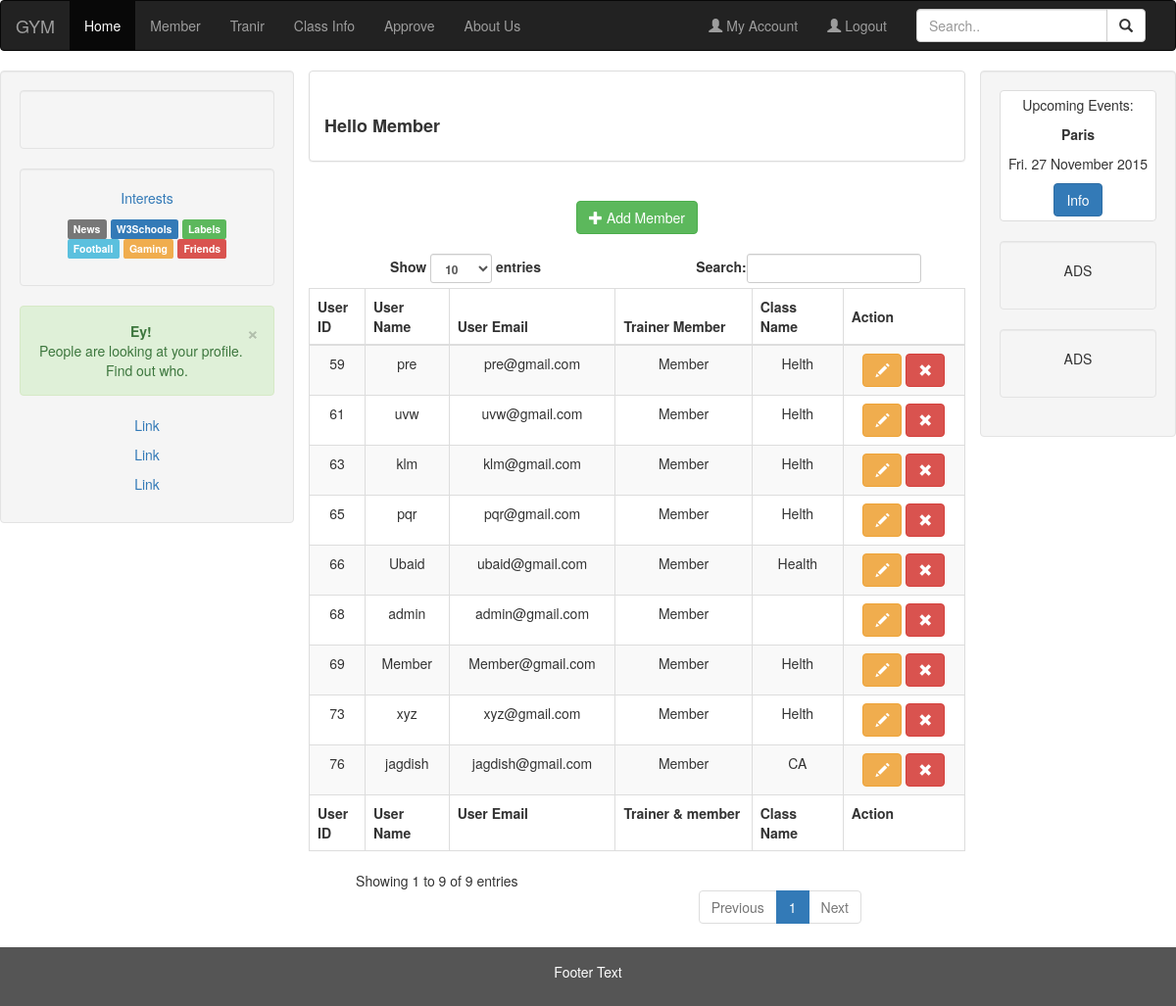
Page /index.php/admin/member on the committed database.
### tables this page shows
CREATE TABLE `user` (
  `user_id` int(11) NOT NULL,
  `user_name` varchar(50) NOT NULL,
  `user_email` varchar(50) NOT NULL,
  `user_password` varchar(50) NOT NULL,
  `user_age` int(11) NOT NULL,
  `height` varchar(5) NOT NULL,
  `weight` varchar(5) NOT NULL,
  `date` datetime NOT NULL,
  `DOB` date NOT NULL,
  `user_mobile` varchar(11) NOT NULL,
  `trainer_member` varchar(10) DEFAULT NULL,
  `isDeleted` tinyint(4) NOT NULL,
  `roleId` tinyint(4) NOT NULL,
  `class_name` varchar(20) NOT NULL
);

### application/controllers/Admin.php (called while the page is built, shortened)
<?php
class Admin extends CI_Controller {
	public function __construct(){
        $this->load->helper('url');
        $this->load->model('user_model');
        $this->load->library('session');
}
    public function member(){
       $this->load->view('admin/menu');
       $this->load->model('book_model');
       $data['books']=$this->book_model->get_all_member();
       $this->load->view('admin/member',$data);
    }
}
?>

### index.php (called while the page is built, shortened)
<?php
require_once BASEPATH.'core/CodeIgniter.php';

### application/models/Book_model.php (called while the page is built, shortened)
<?php
class Book_model extends CI_Model
{
	public function get_all_member()
		{
		$this->db->from('user');
		$this->db->where('trainer_member', 'Member');
		$query=$this->db->get();
		return $query->result();
		}
}

### application/views/admin/member.php (the view, shortened to what this page needs)
<div class="container text-center" style="width: auto;">
  <div class="row">
    <div class="col-sm-3 well">
      <div class="well">
      </div>
      <div class="well">
        <p><a href="#">Interests</a></p>
        <p>
          <span class="label label-default">News</span>
          <span class="label label-primary">W3Schools</span>
          <span class="label label-success">Labels</span>
          <span class="label label-info">Football</span>
          <span class="label label-warning">Gaming</span>
          <span class="label label-danger">Friends</span>
        </p>
      </div>
      <div class="alert alert-success fade in">
        <a href="#" class="close" data-dismiss="alert" aria-label="close">×</a>
        <p><strong>Ey!</strong></p>
        People are looking at your profile. Find out who.
      </div>
      <p><a href="#">Link</a></p>
      <p><a href="#">Link</a></p>
      <p><a href="#">Link</a></p>
    </div>
    <div class="col-sm-7">
      <div class="row">
        <div class="col-sm-12">
          <div class="panel panel-default text-left">
            <div class="panel-body">
              <p contenteditable="true"><b><h4>Hello Member</h4></b>
            </div>
          </div>
        </div>
      </div>
<div>
       <br/>
    <button class="btn btn-success" onclick="add_book()"><i class="glyphicon glyphicon-plus"></i> Add Member</button>
    <br/>
    <br/>
    <table id="table_id" class="table table-striped table-bordered" cellspacing="0" width="100%">
      <thead>
        <tr>
          <th>User ID</th>
          <th>User Name</th>
          <th>User Email</th>
          <th>Trainer Member</th>
          <th>Class Name</th>
          <th style="width:125px;">Action</p></th>
        </tr>
      </thead>
      <tbody>
        <?php foreach($books as $book){?>
             <tr>
                 <td><?php echo $book->user_id;?></td>
                 <td><?php echo $book->user_name;?></td>
                 <td><?php echo $book->user_email;?></td>
                <td><?php echo $book->trainer_member;?></td>
                <td><?php echo $book->class_name;?></td>
                <td>
                  <button class="btn btn-warning" onclick="edit_book(<?php echo $book->user_id;?>)"><i class="glyphicon glyphicon-pencil"></i></button>
                  <button class="btn btn-danger" onclick="delete_book(<?php echo $book->user_id;?>)"><i class="glyphicon glyphicon-remove"></i></button>
                </td>
              </tr>
             <?php }?>
      </tbody>
      <tfoot>
        <tr>
          <th>User ID</th>
          <th>User Name</th>
          <th>User Email</th>
          <th>Trainer & member</th>
          <th>Class Name</th>
          <th>Action</th>
        </tr>
      </tfoot>
    </table>
  </div>
    </div>
    <div class="col-sm-2 well">
      <div class="thumbnail">
        <p>Upcoming Events:</p>
        <p><strong>Paris</strong></p>
        <p>Fri. 27 November 2015</p>
        <button class="btn btn-primary">Info</button>
      </div>
      <div class="well">
        <p>ADS</p>
      </div>
      <div class="well">
        <p>ADS</p>
      </div>
    </div>
  </div>
</div>
<footer class="container-fluid text-center">
  <p>Footer Text</p>
</footer>
</body>
</html>
  </body>
</html>

### application/views/admin/menu.php (shortened to what this page needs)
<!DOCTYPE html>
<html lang="en">
<head>
  <link rel="stylesheet" href="https://maxcdn.bootstrapcdn.com/bootstrap/3.3.7/css/bootstrap.min.css">
</head>
<body>
<nav class="navbar navbar-inverse">
  <div class="container-fluid">
    <div class="navbar-header">
      <a class="navbar-brand" href="<?=base_url('admin/dashbord');?>">GYM</a>
    </div>
    <div class="collapse navbar-collapse" id="myNavbar">
      <ul class="nav navbar-nav">
        <li class="active"><a href="<?=base_url('admin/dashbord');?>">Home</a></li>
        <li><a href="<?=base_url('admin/member');?>">Member</a></li>
        <li><a href="<?=base_url('admin/tranir');?>">Tranir</a></li>
        <li><a href="<?=base_url('admin/classinfo');?>">Class Info</a></li>
        <li><a href="<?=base_url('admin/Approve');?>">Approve</a></li>
        <li><a href="<?=base_url('admin/about');?>">About Us</a></li>
      </ul>
      <form class="navbar-form navbar-right" role="search">
        <div class="form-group input-group">
          <input type="text" class="form-control" placeholder="Search..">
          <span class="input-group-btn">
            <button class="btn btn-default" type="button">
              <span class="glyphicon glyphicon-search"></span>
            </button>
          </span>
        </div>
      </form>
      <ul class="nav navbar-nav navbar-right">
        <li><a href="#"><span class="glyphicon glyphicon-user"></span> My Account</a></li>
        <li><a href="<?php echo base_url('admin');?>" ><span class="glyphicon glyphicon-user"></span> Logout</a></li>
      </ul>
    </div>
  </div>
</nav>

### application/views/admin/menu.php (style rules this page uses)
footer { background-color: #555; color: white; padding: 15px; }

### rows in the picture
user: user_id "59", user_name "pre", user_email "pre@gmail.com", trainer_member "Member", class_name "Helth"
user: user_id "61", user_name "uvw", user_email "uvw@gmail.com", trainer_member "Member", class_name "Helth"
user: user_id "63", user_name "klm", user_email "klm@gmail.com", trainer_member "Member", class_name "Helth"
user: user_id "65", user_name "pqr", user_email "pqr@gmail.com", trainer_member "Member", class_name "Helth"
user: user_id "66", user_name "Ubaid", user_email "ubaid@gmail.com", trainer_member "Member", class_name "Health"
user: user_id "68", user_name "admin", user_email "admin@gmail.com", trainer_member "Member"
user: user_id "69", user_name "Member", user_email "Member@gmail.com", trainer_member "Member", class_name "Helth"
user: user_id "73", user_name "xyz", user_email "xyz@gmail.com", trainer_member "Member", class_name "Helth"
user: user_id "76", user_name "jagdish", user_email "jagdish@gmail.com", trainer_member "Member", class_name "CA"
